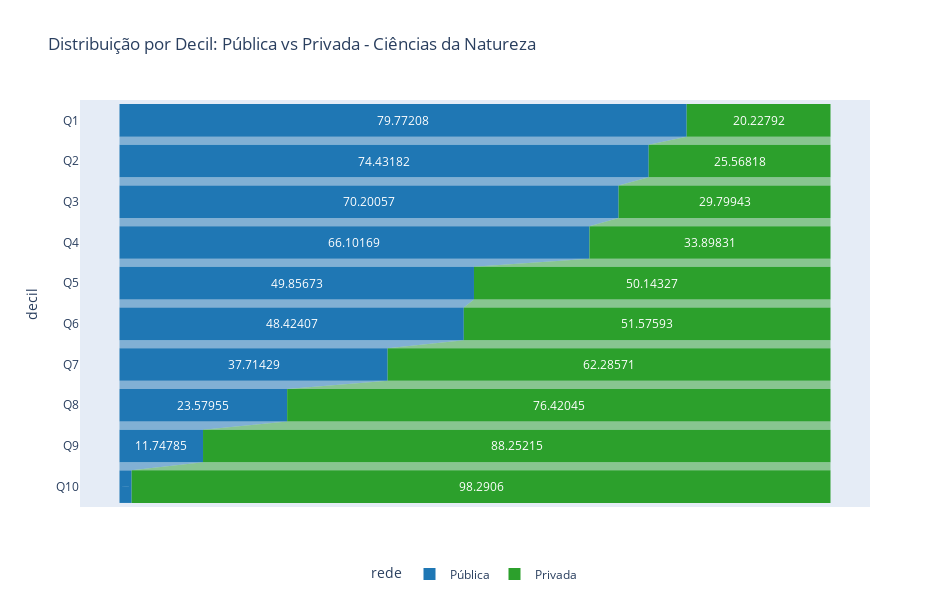

The notebook cell this image was saved under:
### Code cell
# Gráfico Funnel com dados reais
analise_funil = px.funnel(
    df_real,
    x='percentual',
    y='decil',
    color='rede',
    title='Distribuição por Decil: Pública vs Privada - Ciências da Natureza',
    width=950,
    height=600,
    color_discrete_map={'Pública': '#1f77b4', 'Privada': '#2ca02c'}
)

# Formatar números para inteiros
analise_funil.update_xaxes(tickformat='.0f')

# Mover legenda para inferior
analise_funil.update_layout(
    legend=dict(
        orientation='h',
        yanchor='bottom',
        y=-0.2,
        xanchor='center',
        x=0.5
    )
)

analise_funil

### Figure 1 — Plotly figure (JSON) as saved in the notebook; plotly's stock layout.template omitted (floating-point values rounded to 4 significant figures)
{"data": [{"hovertemplate": "rede=Pública<br>percentual=%{x}<br>decil=%{y}<extra></extra>", "legendgroup": "Pública", "marker": {"color": "#1f77b4"}, "name": "Pública", "orientation": "h", "showlegend": true, "type": "funnel", "x": [79.77, 74.43, 70.2, 66.1, 49.86, 48.42, 37.71, 23.58, 11.75, 1.709], "xaxis": "x", "y": ["Q1", "Q2", "Q3", "Q4", "Q5", "Q6", "Q7", "Q8", "Q9", "Q10"], "yaxis": "y"}, {"hovertemplate": "rede=Privada<br>percentual=%{x}<br>decil=%{y}<extra></extra>", "legendgroup": "Privada", "marker": {"color": "#2ca02c"}, "name": "Privada", "orientation": "h", "showlegend": true, "type": "funnel", "x": [20.23, 25.57, 29.8, 33.9, 50.14, 51.58, 62.29, 76.42, 88.25, 98.29], "xaxis": "x", "y": ["Q1", "Q2", "Q3", "Q4", "Q5", "Q6", "Q7", "Q8", "Q9", "Q10"], "yaxis": "y"}], "layout": {"height": 600, "legend": {"orientation": "h", "title": {"text": "rede"}, "tracegroupgap": 0, "x": 0.5, "xanchor": "center", "y": -0.2, "yanchor": "bottom"}, "title": {"text": "Distribuição por Decil: Pública vs Privada - Ciências da Natureza"}, "width": 950, "xaxis": {"anchor": "y", "domain": [0, 1], "tickformat": ".0f", "title": {"text": "percentual"}}, "yaxis": {"anchor": "x", "domain": [0, 1], "title": {"text": "decil"}}}}
